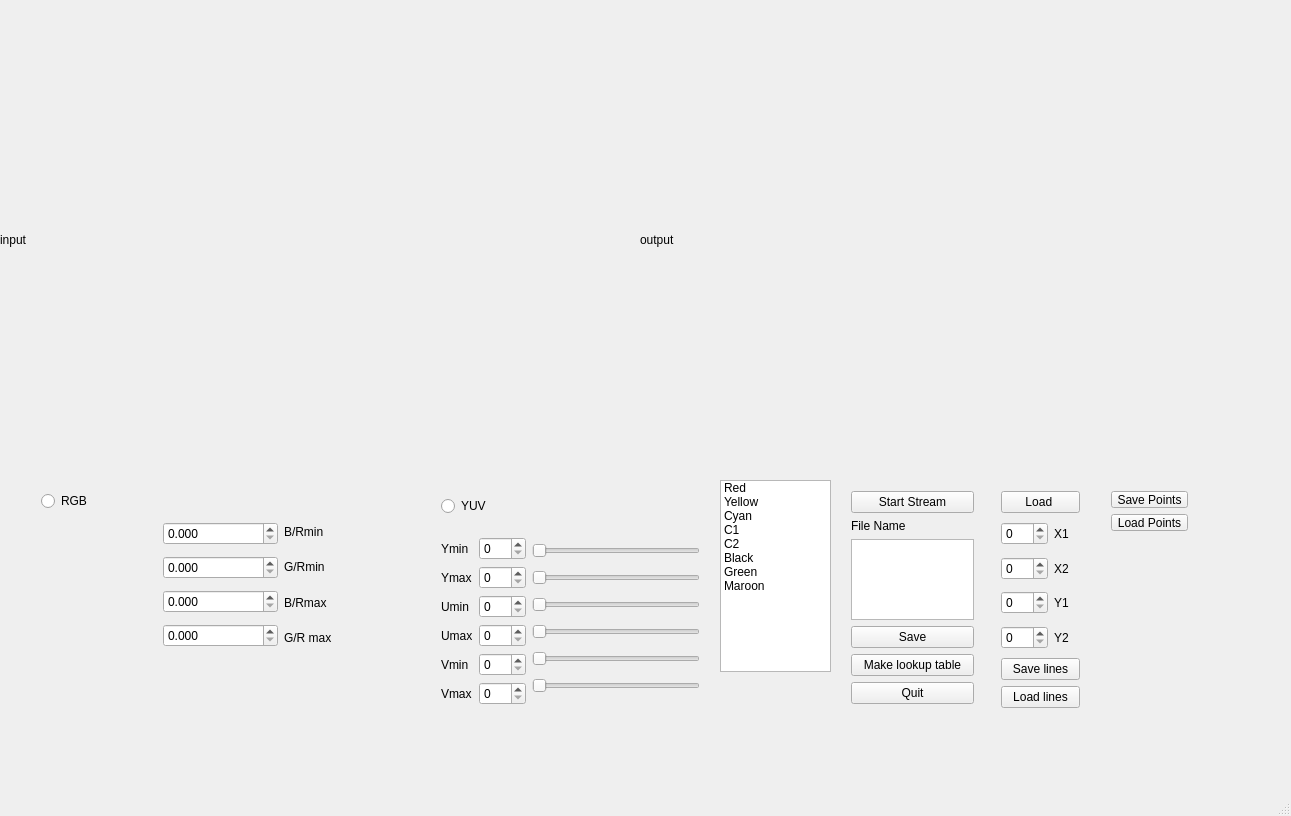
<?xml version="1.0" encoding="UTF-8"?>
<ui version="4.0">
 <class>MainWindow</class>
 <widget class="QMainWindow" name="MainWindow">
  <property name="geometry">
   <rect>
    <x>0</x>
    <y>0</y>
    <width>1291</width>
    <height>816</height>
   </rect>
  </property>
  <property name="windowTitle">
   <string>MainWindow</string>
  </property>
  <widget class="QWidget" name="centralWidget">
   <widget class="QLabel" name="mylabel1">
    <property name="geometry">
     <rect>
      <x>0</x>
      <y>0</y>
      <width>640</width>
      <height>480</height>
     </rect>
    </property>
    <property name="text">
     <string>input</string>
    </property>
   </widget>
   <widget class="QLabel" name="mylabel2">
    <property name="geometry">
     <rect>
      <x>640</x>
      <y>0</y>
      <width>640</width>
      <height>480</height>
     </rect>
    </property>
    <property name="text">
     <string>output</string>
    </property>
   </widget>
   <widget class="QListWidget" name="listWidget">
    <property name="geometry">
     <rect>
      <x>720</x>
      <y>480</y>
      <width>111</width>
      <height>192</height>
     </rect>
    </property>
    <item>
     <property name="text">
      <string>Red</string>
     </property>
    </item>
    <item>
     <property name="text">
      <string>Yellow</string>
     </property>
    </item>
    <item>
     <property name="text">
      <string>Cyan</string>
     </property>
    </item>
    <item>
     <property name="text">
      <string>C1</string>
     </property>
    </item>
    <item>
     <property name="text">
      <string>C2</string>
     </property>
    </item>
    <item>
     <property name="text">
      <string>Black</string>
     </property>
    </item>
    <item>
     <property name="text">
      <string>Green</string>
     </property>
    </item>
    <item>
     <property name="text">
      <string>Maroon</string>
     </property>
    </item>
   </widget>
   <widget class="QWidget" name="layoutWidget">
    <property name="geometry">
     <rect>
      <x>840</x>
      <y>480</y>
      <width>145</width>
      <height>235</height>
     </rect>
    </property>
    <layout class="QVBoxLayout" name="verticalLayout_9">
     <item>
      <widget class="QPushButton" name="pushButton">
       <property name="text">
        <string>Start Stream</string>
       </property>
      </widget>
     </item>
     <item>
      <widget class="QLabel" name="label_11">
       <property name="text">
        <string>File Name</string>
       </property>
      </widget>
     </item>
     <item>
      <widget class="QTextEdit" name="filename">
       <property name="html">
        <string>&lt;!DOCTYPE HTML PUBLIC &quot;-//W3C//DTD HTML 4.0//EN&quot; &quot;http://www.w3.org/TR/REC-html40/strict.dtd&quot;&gt;
&lt;html&gt;&lt;head&gt;&lt;meta name=&quot;qrichtext&quot; content=&quot;1&quot; /&gt;&lt;style type=&quot;text/css&quot;&gt;
p, li { white-space: pre-wrap; }
&lt;/style&gt;&lt;/head&gt;&lt;body style=&quot; font-family:'Ubuntu'; font-size:11pt; font-weight:400; font-style:normal;&quot;&gt;
&lt;p style=&quot;-qt-paragraph-type:empty; margin-top:0px; margin-bottom:0px; margin-left:0px; margin-right:0px; -qt-block-indent:0; text-indent:0px;&quot;&gt;&lt;br /&gt;&lt;/p&gt;&lt;/body&gt;&lt;/html&gt;</string>
       </property>
      </widget>
     </item>
     <item>
      <widget class="QPushButton" name="save">
       <property name="text">
        <string>Save</string>
       </property>
      </widget>
     </item>
     <item>
      <widget class="QPushButton" name="pushButton_2">
       <property name="text">
        <string>Make lookup table</string>
       </property>
      </widget>
     </item>
     <item>
      <widget class="QPushButton" name="quit">
       <property name="text">
        <string>Quit</string>
       </property>
      </widget>
     </item>
    </layout>
   </widget>
   <widget class="QWidget" name="layoutWidget">
    <property name="geometry">
     <rect>
      <x>430</x>
      <y>470</y>
      <width>281</width>
      <height>261</height>
     </rect>
    </property>
    <layout class="QVBoxLayout" name="verticalLayout_8">
     <item>
      <widget class="QRadioButton" name="YUV">
       <property name="text">
        <string>YUV</string>
       </property>
       <attribute name="buttonGroup">
        <string notr="true">buttonGroup</string>
       </attribute>
      </widget>
     </item>
     <item>
      <layout class="QHBoxLayout" name="horizontalLayout">
       <item>
        <layout class="QVBoxLayout" name="verticalLayout_3">
         <item>
          <widget class="QLabel" name="label">
           <property name="text">
            <string>Ymin</string>
           </property>
          </widget>
         </item>
         <item>
          <widget class="QLabel" name="label_2">
           <property name="text">
            <string>Ymax</string>
           </property>
          </widget>
         </item>
         <item>
          <widget class="QLabel" name="label_3">
           <property name="text">
            <string>Umin</string>
           </property>
          </widget>
         </item>
         <item>
          <widget class="QLabel" name="label_4">
           <property name="text">
            <string>Umax</string>
           </property>
          </widget>
         </item>
         <item>
          <widget class="QLabel" name="label_5">
           <property name="text">
            <string>Vmin</string>
           </property>
          </widget>
         </item>
         <item>
          <widget class="QLabel" name="label_6">
           <property name="text">
            <string>Vmax</string>
           </property>
          </widget>
         </item>
        </layout>
       </item>
       <item>
        <layout class="QVBoxLayout" name="verticalLayout_2">
         <item>
          <widget class="QSpinBox" name="ymin">
           <property name="maximum">
            <number>255</number>
           </property>
          </widget>
         </item>
         <item>
          <widget class="QSpinBox" name="ymax">
           <property name="maximum">
            <number>255</number>
           </property>
          </widget>
         </item>
         <item>
          <widget class="QSpinBox" name="umin">
           <property name="maximum">
            <number>255</number>
           </property>
          </widget>
         </item>
         <item>
          <widget class="QSpinBox" name="umax">
           <property name="maximum">
            <number>255</number>
           </property>
          </widget>
         </item>
         <item>
          <widget class="QSpinBox" name="vmin">
           <property name="maximum">
            <number>255</number>
           </property>
          </widget>
         </item>
         <item>
          <widget class="QSpinBox" name="vmax">
           <property name="maximum">
            <number>255</number>
           </property>
          </widget>
         </item>
        </layout>
       </item>
       <item>
        <layout class="QVBoxLayout" name="verticalLayout">
         <item>
          <widget class="QSlider" name="yminslider">
           <property name="maximum">
            <number>255</number>
           </property>
           <property name="orientation">
            <enum>Qt::Horizontal</enum>
           </property>
          </widget>
         </item>
         <item>
          <widget class="QSlider" name="ymaxslider">
           <property name="maximum">
            <number>255</number>
           </property>
           <property name="orientation">
            <enum>Qt::Horizontal</enum>
           </property>
          </widget>
         </item>
         <item>
          <widget class="QSlider" name="uminslider">
           <property name="maximum">
            <number>255</number>
           </property>
           <property name="orientation">
            <enum>Qt::Horizontal</enum>
           </property>
          </widget>
         </item>
         <item>
          <widget class="QSlider" name="umaxslider">
           <property name="maximum">
            <number>255</number>
           </property>
           <property name="orientation">
            <enum>Qt::Horizontal</enum>
           </property>
          </widget>
         </item>
         <item>
          <widget class="QSlider" name="vminslider">
           <property name="maximum">
            <number>255</number>
           </property>
           <property name="orientation">
            <enum>Qt::Horizontal</enum>
           </property>
          </widget>
         </item>
         <item>
          <widget class="QSlider" name="vmaxslider">
           <property name="maximum">
            <number>255</number>
           </property>
           <property name="orientation">
            <enum>Qt::Horizontal</enum>
           </property>
          </widget>
         </item>
        </layout>
       </item>
      </layout>
     </item>
    </layout>
   </widget>
   <widget class="QWidget" name="layoutWidget">
    <property name="geometry">
     <rect>
      <x>30</x>
      <y>480</y>
      <width>381</width>
      <height>183</height>
     </rect>
    </property>
    <layout class="QVBoxLayout" name="verticalLayout_7">
     <item>
      <widget class="QRadioButton" name="RGB">
       <property name="text">
        <string>RGB</string>
       </property>
       <attribute name="buttonGroup">
        <string notr="true">buttonGroup</string>
       </attribute>
      </widget>
     </item>
     <item>
      <layout class="QHBoxLayout" name="horizontalLayout_2">
       <item>
        <layout class="QVBoxLayout" name="verticalLayout_4">
         <item>
          <widget class="QwtSlider" name="grslidermin">
           <property name="mass">
            <double>0.000000000000000</double>
           </property>
           <property name="borderWidth">
            <number>2</number>
           </property>
           <property name="spacing">
            <number>2</number>
           </property>
          </widget>
         </item>
         <item>
          <widget class="QwtSlider" name="grslidermax"/>
         </item>
         <item>
          <widget class="QwtSlider" name="brslidermin"/>
         </item>
         <item>
          <widget class="QwtSlider" name="brslidermax"/>
         </item>
        </layout>
       </item>
       <item>
        <layout class="QVBoxLayout" name="verticalLayout_5">
         <item>
          <widget class="QDoubleSpinBox" name="grmin">
           <property name="decimals">
            <number>3</number>
           </property>
           <property name="maximum">
            <double>5.000000000000000</double>
           </property>
           <property name="singleStep">
            <double>0.001000000000000</double>
           </property>
          </widget>
         </item>
         <item>
          <widget class="QDoubleSpinBox" name="grmax">
           <property name="decimals">
            <number>3</number>
           </property>
           <property name="maximum">
            <double>5.000000000000000</double>
           </property>
           <property name="singleStep">
            <double>0.001000000000000</double>
           </property>
          </widget>
         </item>
         <item>
          <widget class="QDoubleSpinBox" name="brmin">
           <property name="decimals">
            <number>3</number>
           </property>
           <property name="maximum">
            <double>5.000000000000000</double>
           </property>
           <property name="singleStep">
            <double>0.001000000000000</double>
           </property>
          </widget>
         </item>
         <item>
          <widget class="QDoubleSpinBox" name="brmax">
           <property name="decimals">
            <number>3</number>
           </property>
           <property name="maximum">
            <double>5.000000000000000</double>
           </property>
           <property name="singleStep">
            <double>0.001000000000000</double>
           </property>
          </widget>
         </item>
        </layout>
       </item>
       <item>
        <layout class="QVBoxLayout" name="verticalLayout_6">
         <item>
          <widget class="QLabel" name="label_9">
           <property name="text">
            <string>B/Rmin</string>
           </property>
          </widget>
         </item>
         <item>
          <widget class="QLabel" name="label_7">
           <property name="text">
            <string>G/Rmin</string>
           </property>
          </widget>
         </item>
         <item>
          <widget class="QLabel" name="label_10">
           <property name="text">
            <string>B/Rmax</string>
           </property>
          </widget>
         </item>
         <item>
          <widget class="QLabel" name="label_8">
           <property name="text">
            <string>G/R max</string>
           </property>
          </widget>
         </item>
        </layout>
       </item>
      </layout>
     </item>
    </layout>
   </widget>
   <widget class="QWidget" name="layoutWidget">
    <property name="geometry">
     <rect>
      <x>990</x>
      <y>480</y>
      <width>101</width>
      <height>239</height>
     </rect>
    </property>
    <layout class="QVBoxLayout" name="verticalLayout_12">
     <item>
      <widget class="QPushButton" name="load">
       <property name="text">
        <string>Load </string>
       </property>
      </widget>
     </item>
     <item>
      <layout class="QVBoxLayout" name="verticalLayout_11">
       <item>
        <layout class="QHBoxLayout" name="horizontalLayout_3">
         <item>
          <widget class="QSpinBox" name="spinBox_x1">
           <property name="maximum">
            <number>639</number>
           </property>
          </widget>
         </item>
         <item>
          <widget class="QLabel" name="label_12">
           <property name="text">
            <string>X1</string>
           </property>
          </widget>
         </item>
        </layout>
       </item>
       <item>
        <layout class="QHBoxLayout" name="horizontalLayout_4">
         <item>
          <widget class="QSpinBox" name="spinBox_x2">
           <property name="maximum">
            <number>639</number>
           </property>
          </widget>
         </item>
         <item>
          <widget class="QLabel" name="label_13">
           <property name="text">
            <string>X2</string>
           </property>
          </widget>
         </item>
        </layout>
       </item>
       <item>
        <layout class="QHBoxLayout" name="horizontalLayout_5">
         <item>
          <widget class="QSpinBox" name="spinBox_y1">
           <property name="maximum">
            <number>479</number>
           </property>
          </widget>
         </item>
         <item>
          <widget class="QLabel" name="label_14">
           <property name="text">
            <string>Y1</string>
           </property>
          </widget>
         </item>
        </layout>
       </item>
       <item>
        <layout class="QHBoxLayout" name="horizontalLayout_6">
         <item>
          <widget class="QSpinBox" name="spinBox_y2">
           <property name="maximum">
            <number>479</number>
           </property>
          </widget>
         </item>
         <item>
          <widget class="QLabel" name="label_15">
           <property name="text">
            <string>Y2</string>
           </property>
          </widget>
         </item>
        </layout>
       </item>
       <item>
        <widget class="QPushButton" name="pushButton_3">
         <property name="text">
          <string>Save lines</string>
         </property>
        </widget>
       </item>
       <item>
        <widget class="QPushButton" name="pushButton_4">
         <property name="text">
          <string>Load lines</string>
         </property>
        </widget>
       </item>
      </layout>
     </item>
    </layout>
   </widget>
   <widget class="QWidget" name="">
    <property name="geometry">
     <rect>
      <x>1100</x>
      <y>480</y>
      <width>99</width>
      <height>62</height>
     </rect>
    </property>
    <layout class="QVBoxLayout" name="verticalLayout_10">
     <item>
      <widget class="QPushButton" name="pushButton_5">
       <property name="text">
        <string>Save Points</string>
       </property>
      </widget>
     </item>
     <item>
      <widget class="QPushButton" name="pushButton_6">
       <property name="text">
        <string>Load Points</string>
       </property>
      </widget>
     </item>
    </layout>
   </widget>
   <zorder>layoutWidget</zorder>
   <zorder>layoutWidget</zorder>
   <zorder>layoutWidget</zorder>
   <zorder>layoutWidget</zorder>
   <zorder>mylabel1</zorder>
   <zorder>mylabel2</zorder>
   <zorder>listWidget</zorder>
   <zorder>pushButton_5</zorder>
   <zorder>pushButton_6</zorder>
  </widget>
  <widget class="QMenuBar" name="menuBar">
   <property name="geometry">
    <rect>
     <x>0</x>
     <y>0</y>
     <width>1291</width>
     <height>25</height>
    </rect>
   </property>
  </widget>
  <widget class="QStatusBar" name="statusBar"/>
 </widget>
 <layoutdefault spacing="6" margin="11"/>
 <customwidgets>
  <customwidget>
   <class>QwtSlider</class>
   <extends>QWidget</extends>
   <header>qwt_slider.h</header>
  </customwidget>
 </customwidgets>
 <resources/>
 <connections>
  <connection>
   <sender>grmin</sender>
   <signal>valueChanged(double)</signal>
   <receiver>grslidermin</receiver>
   <slot>setValue(double)</slot>
   <hints>
    <hint type="sourcelabel">
     <x>301</x>
     <y>504</y>
    </hint>
    <hint type="destinationlabel">
     <x>230</x>
     <y>497</y>
    </hint>
   </hints>
  </connection>
  <connection>
   <sender>grslidermin</sender>
   <signal>sliderMoved(double)</signal>
   <receiver>grmin</receiver>
   <slot>setValue(double)</slot>
   <hints>
    <hint type="sourcelabel">
     <x>230</x>
     <y>497</y>
    </hint>
    <hint type="destinationlabel">
     <x>301</x>
     <y>504</y>
    </hint>
   </hints>
  </connection>
  <connection>
   <sender>grslidermax</sender>
   <signal>sliderMoved(double)</signal>
   <receiver>grmax</receiver>
   <slot>setValue(double)</slot>
   <hints>
    <hint type="sourcelabel">
     <x>230</x>
     <y>617</y>
    </hint>
    <hint type="destinationlabel">
     <x>301</x>
     <y>584</y>
    </hint>
   </hints>
  </connection>
  <connection>
   <sender>grmax</sender>
   <signal>valueChanged(double)</signal>
   <receiver>grslidermax</receiver>
   <slot>setValue(double)</slot>
   <hints>
    <hint type="sourcelabel">
     <x>301</x>
     <y>584</y>
    </hint>
    <hint type="destinationlabel">
     <x>230</x>
     <y>617</y>
    </hint>
   </hints>
  </connection>
  <connection>
   <sender>brslidermin</sender>
   <signal>sliderMoved(double)</signal>
   <receiver>brmin</receiver>
   <slot>setValue(double)</slot>
   <hints>
    <hint type="sourcelabel">
     <x>230</x>
     <y>698</y>
    </hint>
    <hint type="destinationlabel">
     <x>301</x>
     <y>654</y>
    </hint>
   </hints>
  </connection>
  <connection>
   <sender>brmin</sender>
   <signal>valueChanged(double)</signal>
   <receiver>brslidermin</receiver>
   <slot>setValue(double)</slot>
   <hints>
    <hint type="sourcelabel">
     <x>301</x>
     <y>654</y>
    </hint>
    <hint type="destinationlabel">
     <x>230</x>
     <y>698</y>
    </hint>
   </hints>
  </connection>
  <connection>
   <sender>brslidermax</sender>
   <signal>sliderMoved(double)</signal>
   <receiver>brmax</receiver>
   <slot>setValue(double)</slot>
   <hints>
    <hint type="sourcelabel">
     <x>230</x>
     <y>757</y>
    </hint>
    <hint type="destinationlabel">
     <x>301</x>
     <y>714</y>
    </hint>
   </hints>
  </connection>
  <connection>
   <sender>brmax</sender>
   <signal>valueChanged(double)</signal>
   <receiver>brslidermax</receiver>
   <slot>setValue(double)</slot>
   <hints>
    <hint type="sourcelabel">
     <x>301</x>
     <y>714</y>
    </hint>
    <hint type="destinationlabel">
     <x>230</x>
     <y>757</y>
    </hint>
   </hints>
  </connection>
  <connection>
   <sender>yminslider</sender>
   <signal>sliderMoved(int)</signal>
   <receiver>ymin</receiver>
   <slot>setValue(int)</slot>
   <hints>
    <hint type="sourcelabel">
     <x>719</x>
     <y>466</y>
    </hint>
    <hint type="destinationlabel">
     <x>549</x>
     <y>464</y>
    </hint>
   </hints>
  </connection>
  <connection>
   <sender>ymin</sender>
   <signal>valueChanged(int)</signal>
   <receiver>yminslider</receiver>
   <slot>setValue(int)</slot>
   <hints>
    <hint type="sourcelabel">
     <x>549</x>
     <y>464</y>
    </hint>
    <hint type="destinationlabel">
     <x>719</x>
     <y>466</y>
    </hint>
   </hints>
  </connection>
  <connection>
   <sender>ymaxslider</sender>
   <signal>sliderMoved(int)</signal>
   <receiver>ymax</receiver>
   <slot>setValue(int)</slot>
   <hints>
    <hint type="sourcelabel">
     <x>719</x>
     <y>516</y>
    </hint>
    <hint type="destinationlabel">
     <x>549</x>
     <y>514</y>
    </hint>
   </hints>
  </connection>
  <connection>
   <sender>ymax</sender>
   <signal>valueChanged(int)</signal>
   <receiver>ymaxslider</receiver>
   <slot>setValue(int)</slot>
   <hints>
    <hint type="sourcelabel">
     <x>549</x>
     <y>514</y>
    </hint>
    <hint type="destinationlabel">
     <x>719</x>
     <y>516</y>
    </hint>
   </hints>
  </connection>
  <connection>
   <sender>uminslider</sender>
   <signal>sliderMoved(int)</signal>
   <receiver>umin</receiver>
   <slot>setValue(int)</slot>
   <hints>
    <hint type="sourcelabel">
     <x>719</x>
     <y>566</y>
    </hint>
    <hint type="destinationlabel">
     <x>549</x>
     <y>564</y>
    </hint>
   </hints>
  </connection>
  <connection>
   <sender>umin</sender>
   <signal>valueChanged(int)</signal>
   <receiver>uminslider</receiver>
   <slot>setValue(int)</slot>
   <hints>
    <hint type="sourcelabel">
     <x>549</x>
     <y>564</y>
    </hint>
    <hint type="destinationlabel">
     <x>719</x>
     <y>566</y>
    </hint>
   </hints>
  </connection>
  <connection>
   <sender>umaxslider</sender>
   <signal>sliderMoved(int)</signal>
   <receiver>umax</receiver>
   <slot>setValue(int)</slot>
   <hints>
    <hint type="sourcelabel">
     <x>719</x>
     <y>616</y>
    </hint>
    <hint type="destinationlabel">
     <x>539</x>
     <y>614</y>
    </hint>
   </hints>
  </connection>
  <connection>
   <sender>umax</sender>
   <signal>valueChanged(int)</signal>
   <receiver>umaxslider</receiver>
   <slot>setValue(int)</slot>
   <hints>
    <hint type="sourcelabel">
     <x>539</x>
     <y>614</y>
    </hint>
    <hint type="destinationlabel">
     <x>719</x>
     <y>616</y>
    </hint>
   </hints>
  </connection>
  <connection>
   <sender>vmin</sender>
   <signal>valueChanged(int)</signal>
   <receiver>vminslider</receiver>
   <slot>setValue(int)</slot>
   <hints>
    <hint type="sourcelabel">
     <x>549</x>
     <y>664</y>
    </hint>
    <hint type="destinationlabel">
     <x>719</x>
     <y>666</y>
    </hint>
   </hints>
  </connection>
  <connection>
   <sender>vminslider</sender>
   <signal>sliderMoved(int)</signal>
   <receiver>vmin</receiver>
   <slot>setValue(int)</slot>
   <hints>
    <hint type="sourcelabel">
     <x>719</x>
     <y>666</y>
    </hint>
    <hint type="destinationlabel">
     <x>549</x>
     <y>664</y>
    </hint>
   </hints>
  </connection>
  <connection>
   <sender>vmaxslider</sender>
   <signal>sliderMoved(int)</signal>
   <receiver>vmax</receiver>
   <slot>setValue(int)</slot>
   <hints>
    <hint type="sourcelabel">
     <x>719</x>
     <y>716</y>
    </hint>
    <hint type="destinationlabel">
     <x>549</x>
     <y>714</y>
    </hint>
   </hints>
  </connection>
  <connection>
   <sender>vmax</sender>
   <signal>valueChanged(int)</signal>
   <receiver>vmaxslider</receiver>
   <slot>setValue(int)</slot>
   <hints>
    <hint type="sourcelabel">
     <x>549</x>
     <y>714</y>
    </hint>
    <hint type="destinationlabel">
     <x>719</x>
     <y>716</y>
    </hint>
   </hints>
  </connection>
  <connection>
   <sender>grmin</sender>
   <signal>valueChanged(double)</signal>
   <receiver>MainWindow</receiver>
   <slot>grmin()</slot>
   <hints>
    <hint type="sourcelabel">
     <x>301</x>
     <y>504</y>
    </hint>
    <hint type="destinationlabel">
     <x>222</x>
     <y>83</y>
    </hint>
   </hints>
  </connection>
  <connection>
   <sender>grmax</sender>
   <signal>valueChanged(double)</signal>
   <receiver>MainWindow</receiver>
   <slot>grmax()</slot>
   <hints>
    <hint type="sourcelabel">
     <x>301</x>
     <y>584</y>
    </hint>
    <hint type="destinationlabel">
     <x>335</x>
     <y>53</y>
    </hint>
   </hints>
  </connection>
  <connection>
   <sender>brmin</sender>
   <signal>valueChanged(double)</signal>
   <receiver>MainWindow</receiver>
   <slot>brmin()</slot>
   <hints>
    <hint type="sourcelabel">
     <x>301</x>
     <y>654</y>
    </hint>
    <hint type="destinationlabel">
     <x>325</x>
     <y>107</y>
    </hint>
   </hints>
  </connection>
  <connection>
   <sender>brmax</sender>
   <signal>valueChanged(double)</signal>
   <receiver>MainWindow</receiver>
   <slot>brmax()</slot>
   <hints>
    <hint type="sourcelabel">
     <x>301</x>
     <y>714</y>
    </hint>
    <hint type="destinationlabel">
     <x>224</x>
     <y>41</y>
    </hint>
   </hints>
  </connection>
  <connection>
   <sender>ymin</sender>
   <signal>valueChanged(int)</signal>
   <receiver>MainWindow</receiver>
   <slot>ymin()</slot>
   <hints>
    <hint type="sourcelabel">
     <x>549</x>
     <y>464</y>
    </hint>
    <hint type="destinationlabel">
     <x>755</x>
     <y>48</y>
    </hint>
   </hints>
  </connection>
  <connection>
   <sender>ymax</sender>
   <signal>valueChanged(int)</signal>
   <receiver>MainWindow</receiver>
   <slot>ymax()</slot>
   <hints>
    <hint type="sourcelabel">
     <x>549</x>
     <y>514</y>
    </hint>
    <hint type="destinationlabel">
     <x>761</x>
     <y>121</y>
    </hint>
   </hints>
  </connection>
  <connection>
   <sender>umin</sender>
   <signal>valueChanged(int)</signal>
   <receiver>MainWindow</receiver>
   <slot>umin()</slot>
   <hints>
    <hint type="sourcelabel">
     <x>549</x>
     <y>564</y>
    </hint>
    <hint type="destinationlabel">
     <x>779</x>
     <y>177</y>
    </hint>
   </hints>
  </connection>
  <connection>
   <sender>umax</sender>
   <signal>valueChanged(int)</signal>
   <receiver>MainWindow</receiver>
   <slot>umax()</slot>
   <hints>
    <hint type="sourcelabel">
     <x>539</x>
     <y>614</y>
    </hint>
    <hint type="destinationlabel">
     <x>777</x>
     <y>226</y>
    </hint>
   </hints>
  </connection>
  <connection>
   <sender>vmin</sender>
   <signal>valueChanged(int)</signal>
   <receiver>MainWindow</receiver>
   <slot>vmin()</slot>
   <hints>
    <hint type="sourcelabel">
     <x>549</x>
     <y>664</y>
    </hint>
    <hint type="destinationlabel">
     <x>777</x>
     <y>273</y>
    </hint>
   </hints>
  </connection>
  <connection>
   <sender>vmax</sender>
   <signal>valueChanged(int)</signal>
   <receiver>MainWindow</receiver>
   <slot>vmax()</slot>
   <hints>
    <hint type="sourcelabel">
     <x>549</x>
     <y>714</y>
    </hint>
    <hint type="destinationlabel">
     <x>775</x>
     <y>379</y>
    </hint>
   </hints>
  </connection>
  <connection>
   <sender>YUV</sender>
   <signal>clicked()</signal>
   <receiver>MainWindow</receiver>
   <slot>yuvclicked()</slot>
   <hints>
    <hint type="sourcelabel">
     <x>715</x>
     <y>429</y>
    </hint>
    <hint type="destinationlabel">
     <x>814</x>
     <y>518</y>
    </hint>
   </hints>
  </connection>
  <connection>
   <sender>yminslider</sender>
   <signal>valueChanged(int)</signal>
   <receiver>ymin</receiver>
   <slot>setValue(int)</slot>
   <hints>
    <hint type="sourcelabel">
     <x>719</x>
     <y>466</y>
    </hint>
    <hint type="destinationlabel">
     <x>549</x>
     <y>464</y>
    </hint>
   </hints>
  </connection>
  <connection>
   <sender>ymaxslider</sender>
   <signal>valueChanged(int)</signal>
   <receiver>ymax</receiver>
   <slot>setValue(int)</slot>
   <hints>
    <hint type="sourcelabel">
     <x>719</x>
     <y>516</y>
    </hint>
    <hint type="destinationlabel">
     <x>549</x>
     <y>514</y>
    </hint>
   </hints>
  </connection>
  <connection>
   <sender>uminslider</sender>
   <signal>valueChanged(int)</signal>
   <receiver>umin</receiver>
   <slot>setValue(int)</slot>
   <hints>
    <hint type="sourcelabel">
     <x>719</x>
     <y>566</y>
    </hint>
    <hint type="destinationlabel">
     <x>549</x>
     <y>564</y>
    </hint>
   </hints>
  </connection>
  <connection>
   <sender>umaxslider</sender>
   <signal>valueChanged(int)</signal>
   <receiver>umax</receiver>
   <slot>setValue(int)</slot>
   <hints>
    <hint type="sourcelabel">
     <x>719</x>
     <y>616</y>
    </hint>
    <hint type="destinationlabel">
     <x>539</x>
     <y>614</y>
    </hint>
   </hints>
  </connection>
  <connection>
   <sender>vminslider</sender>
   <signal>valueChanged(int)</signal>
   <receiver>vmin</receiver>
   <slot>setValue(int)</slot>
   <hints>
    <hint type="sourcelabel">
     <x>719</x>
     <y>666</y>
    </hint>
    <hint type="destinationlabel">
     <x>549</x>
     <y>664</y>
    </hint>
   </hints>
  </connection>
  <connection>
   <sender>vmaxslider</sender>
   <signal>valueChanged(int)</signal>
   <receiver>vmax</receiver>
   <slot>setValue(int)</slot>
   <hints>
    <hint type="sourcelabel">
     <x>719</x>
     <y>716</y>
    </hint>
    <hint type="destinationlabel">
     <x>549</x>
     <y>714</y>
    </hint>
   </hints>
  </connection>
  <connection>
   <sender>RGB</sender>
   <signal>clicked()</signal>
   <receiver>MainWindow</receiver>
   <slot>rgbclicked()</slot>
   <hints>
    <hint type="sourcelabel">
     <x>155</x>
     <y>439</y>
    </hint>
    <hint type="destinationlabel">
     <x>231</x>
     <y>494</y>
    </hint>
   </hints>
  </connection>
  <connection>
   <sender>save</sender>
   <signal>clicked()</signal>
   <receiver>MainWindow</receiver>
   <slot>saveclicked()</slot>
   <hints>
    <hint type="sourcelabel">
     <x>950</x>
     <y>618</y>
    </hint>
    <hint type="destinationlabel">
     <x>827</x>
     <y>391</y>
    </hint>
   </hints>
  </connection>
  <connection>
   <sender>load</sender>
   <signal>clicked()</signal>
   <receiver>MainWindow</receiver>
   <slot>loadclicked()</slot>
   <hints>
    <hint type="sourcelabel">
     <x>995</x>
     <y>568</y>
    </hint>
    <hint type="destinationlabel">
     <x>1044</x>
     <y>415</y>
    </hint>
   </hints>
  </connection>
  <connection>
   <sender>quit</sender>
   <signal>clicked()</signal>
   <receiver>MainWindow</receiver>
   <slot>quitclicked()</slot>
   <hints>
    <hint type="sourcelabel">
     <x>950</x>
     <y>668</y>
    </hint>
    <hint type="destinationlabel">
     <x>905</x>
     <y>391</y>
    </hint>
   </hints>
  </connection>
  <connection>
   <sender>pushButton</sender>
   <signal>clicked()</signal>
   <receiver>MainWindow</receiver>
   <slot>asd()</slot>
   <hints>
    <hint type="sourcelabel">
     <x>1025</x>
     <y>434</y>
    </hint>
    <hint type="destinationlabel">
     <x>1069</x>
     <y>436</y>
    </hint>
   </hints>
  </connection>
  <connection>
   <sender>pushButton_2</sender>
   <signal>clicked()</signal>
   <receiver>MainWindow</receiver>
   <slot>lookupclicked()</slot>
   <hints>
    <hint type="sourcelabel">
     <x>977</x>
     <y>738</y>
    </hint>
    <hint type="destinationlabel">
     <x>1027</x>
     <y>762</y>
    </hint>
   </hints>
  </connection>
 </connections>
 <slots>
  <slot>grmin()</slot>
  <slot>grmax()</slot>
  <slot>brmin()</slot>
  <slot>brmax()</slot>
  <slot>ymin()</slot>
  <slot>ymax()</slot>
  <slot>umin()</slot>
  <slot>umax()</slot>
  <slot>vmin()</slot>
  <slot>vmax()</slot>
  <slot>rgbclicked()</slot>
  <slot>yuvclicked()</slot>
  <slot>blackclicked()</slot>
  <slot>whiteclicked()</slot>
  <slot>redclicked()</slot>
  <slot>greenclicked()</slot>
  <slot>blueclicked()</slot>
  <slot>yellowclicked()</slot>
  <slot>saveclicked()</slot>
  <slot>quitclicked()</slot>
  <slot>loadclicked()</slot>
  <slot>asd()</slot>
  <slot>lookupclicked()</slot>
 </slots>
 <buttongroups>
  <buttongroup name="buttonGroup"/>
 </buttongroups>
</ui>
